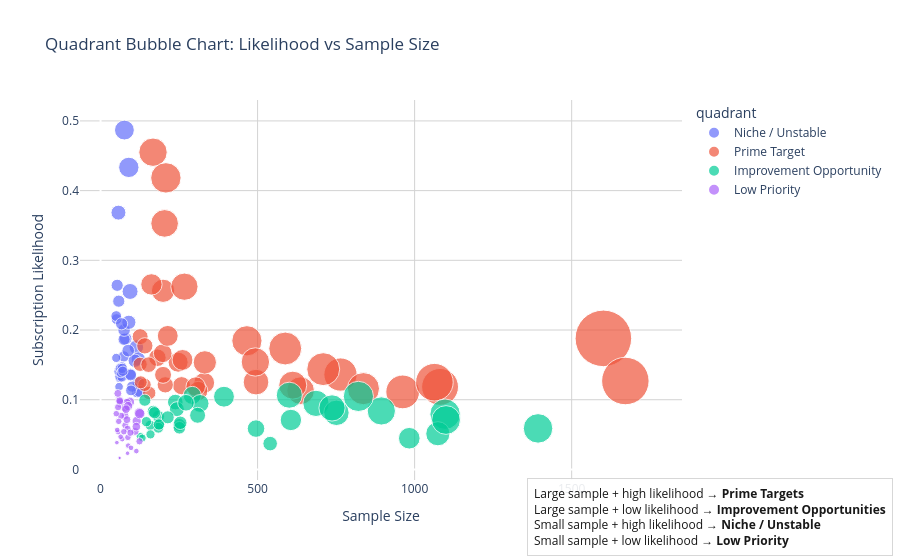
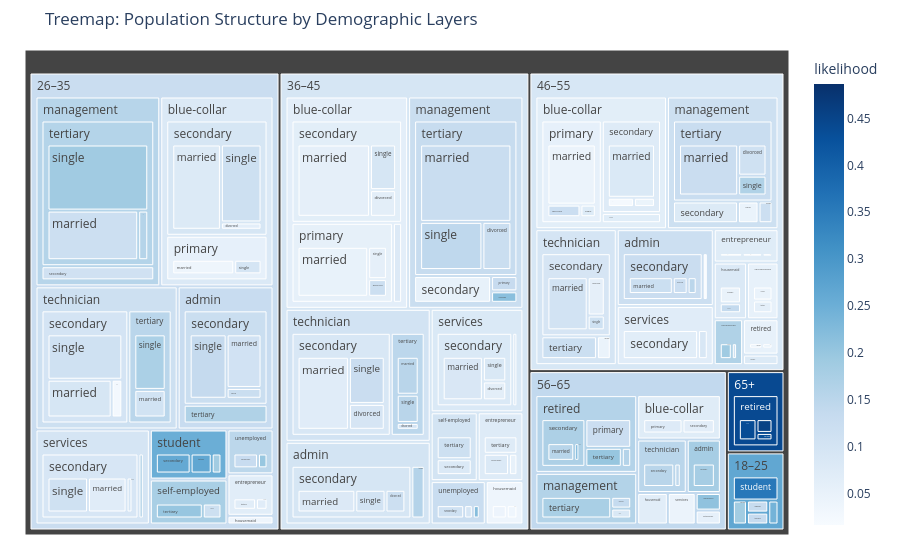
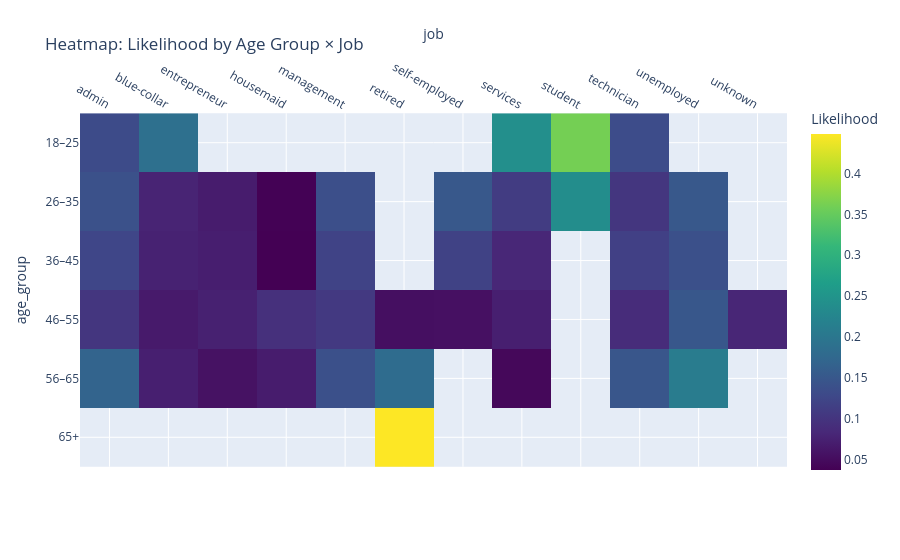

The cell these charts' notebook holds for them, in order:
### Code cell
import plotly.express as px
import plotly.graph_objects as go
import pandas as pd
import numpy as np

# ---------------------------------------------------------
# 1. QUADRANT BUBBLE CHART (Likelihood vs Sample Size)
# ---------------------------------------------------------

fig1 = px.scatter(
    segment,
    x="sample_size",
    y="likelihood",
    size="volume",
    color="quadrant",
    hover_data=["age_group", "job", "education", "marital", "priority_score"],
    title="Quadrant Bubble Chart: Likelihood vs Sample Size",
    labels={"sample_size": "Sample Size", "likelihood": "Subscription Likelihood"},
    size_max=40
)

fig1.update_layout(
    plot_bgcolor="white",
    xaxis=dict(showgrid=True, gridcolor="lightgrey"),
    yaxis=dict(showgrid=True, gridcolor="lightgrey")
)

# Add information box explaining quadrants
fig1.add_annotation(
    x=1.35, y=-0.20, xref="paper", yref="paper",
    text=(
        "Large sample + high likelihood → <b>Prime Targets</b><br>"
        "Large sample + low likelihood → <b>Improvement Opportunities</b><br>"
        "Small sample + high likelihood → <b>Niche / Unstable</b><br>"
        "Small sample + low likelihood → <b>Low Priority</b>"
    ),
    showarrow=False,
    align="left",
    font=dict(size=12, color="black"),
    bordercolor="lightgrey",
    borderwidth=1,
    borderpad=6,
    bgcolor="white",
    opacity=0.9
)


fig1.show()


# ---------------------------------------------------------
# 2. TREEMAP (Population Structure by 4 Demographics)
# ---------------------------------------------------------

fig2 = px.treemap(
    segment,
    path=["age_group", "job", "education", "marital"],
    values="sample_size",
    color="likelihood",
    color_continuous_scale="Blues",
    title="Treemap: Population Structure by Demographic Layers"
)

fig2.update_layout(margin=dict(t=50, l=25, r=25, b=25))
fig2.show()


# ---------------------------------------------------------
# 3. HEATMAPS (Pairwise Interactions)
# ---------------------------------------------------------

# Age × Job likelihood heatmap
heat_age_job = segment.groupby(["age_group", "job"])["likelihood"].mean().reset_index()
pivot_age_job = heat_age_job.pivot(index="age_group", columns="job", values="likelihood")

fig3 = px.imshow(
    pivot_age_job,
    color_continuous_scale="Viridis",
    title="Heatmap: Likelihood by Age Group × Job",
    labels=dict(color="Likelihood")
)

fig3.update_layout(xaxis=dict(side="top"))
fig3.show()


# Education × Job likelihood heatmap
heat_edu_job = segment.groupby(["education", "job"])["likelihood"].mean().reset_index()
pivot_edu_job = heat_edu_job.pivot(index="education", columns="job", values="likelihood")

fig4 = px.imshow(
    pivot_edu_job,
    color_continuous_scale="Viridis",
    title="Heatmap: Likelihood by Education × Job",
    labels=dict(color="Likelihood")
)

fig4.update_layout(xaxis=dict(side="top"))
fig4.show()


# ---------------------------------------------------------
# 4. TOP PRIME TARGET SEGMENTS (Ranked Bar Chart)
# ---------------------------------------------------------

top_prime = (
    segment[segment["quadrant"] == "Prime Target"]
    .sort_values("priority_score", ascending=False)
    .head(12)
)

top_prime["segment_label"] = (
    top_prime["age_group"].astype(str) + " | " +
    top_prime["job"].astype(str) + " | " +
    top_prime["education"].astype(str) + " | " +
    top_prime["marital"].astype(str)
)

fig5 = px.bar(
    top_prime,
    x="priority_score",
    y="segment_label",
    color="likelihood",
    orientation="h",
    color_continuous_scale="Greens",
    title="Top Prime Target Segments (Ranked by Priority Score)",
    labels={"priority_score": "Priority Score", "segment_label": "Segment"}
)

fig5.update_layout(yaxis=dict(categoryorder="total ascending"))

fig5.add_annotation(
    x=1, y=0, xref="paper", yref="paper",
    text=(
        "<b>Priority Score Formula</b><br>"
        "Likelihood × log(sample size + 1)<br><br>"
        "<b>Factors considered:</b><br>"
        "• Subscription likelihood<br>"
        "• Segment sample size<br>"
        "*Higher for segments with both responsive and large"
    ),
    showarrow=False,
    align="left",
    font=dict(size=12, color="black"),
    bordercolor="lightgrey",
    borderwidth=1,
    borderpad=6,
    bgcolor="white",
    opacity=0.9
)


fig5.show()

# Remarks:
# Volume affects likelihood --> affect priority score
# Sample size affect log term --> affect priority score
# Log term <> the reason volume is included

### Figure 1 — Plotly figure (JSON) as saved in the notebook; plotly's stock layout.template omitted (floating-point values rounded to 4 significant figures; data arrays with more than 128 entries replaced by an {"elided": "..."} marker saying what was removed)
{"data": [{"customdata": {"elided": "37x5 mixed values"}, "hovertemplate": "quadrant=Niche / Unstable<br>Sample Size=%{x}<br>Subscription Likelihood=%{y}<br>volume=%{marker.size}<br>age_group=%{customdata[0]}<br>job=%{customdata[1]}<br>education=%{customdata[2]}<br>marital=%{customdata[3]}<br>priority_score=%{customdata[4]}<extra></extra>", "legendgroup": "Niche / Unstable", "marker": {"color": "#636efa", "size": [8, 15, 14, 21, 8, 20, 15, 19, 13, 14, 9, 12, 14, 15, 17, 15, 10, 12, 9, 11, 19, 11, 8, 13, 7, 11, 9, 13, 14, 24, 9, 8, 10, 10, 14, 39, 37], "sizemode": "area", "sizeref": 0.1881, "symbol": "circle"}, "mode": "markers", "name": "Niche / Unstable", "orientation": "v", "showlegend": true, "type": "scatter", "x": [61, 80, 58, 57, 60, 114, 121, 120, 117, 125, 65, 74, 75, 75, 109, 88, 68, 101, 68, 51, 90, 50, 57, 95, 59, 97, 62, 96, 53, 94, 65, 50, 69, 71, 67, 90, 76], "xaxis": "x", "y": [0.1311, 0.1875, 0.2414, 0.3684, 0.1333, 0.1754, 0.124, 0.1583, 0.1111, 0.112, 0.1385, 0.1622, 0.1867, 0.2, 0.156, 0.1705, 0.1471, 0.1188, 0.1324, 0.2157, 0.2111, 0.22, 0.1404, 0.1368, 0.1186, 0.1134, 0.1452, 0.1354, 0.2642, 0.2553, 0.1385, 0.16, 0.1449, 0.1408, 0.209, 0.4333, 0.4868], "yaxis": "y"}, {"customdata": {"elided": "39x5 mixed values"}, "hovertemplate": "quadrant=Prime Target<br>Sample Size=%{x}<br>Subscription Likelihood=%{y}<br>volume=%{marker.size}<br>age_group=%{customdata[0]}<br>job=%{customdata[1]}<br>education=%{customdata[2]}<br>marital=%{customdata[3]}<br>priority_score=%{customdata[4]}<extra></extra>", "legendgroup": "Prime Target", "marker": {"color": "#EF553B", "size": [72, 29, 104, 97, 128, 301, 17, 51, 72, 43, 70, 102, 107, 31, 41, 212, 102, 51, 38, 62, 25, 74, 19, 17, 35, 133, 33, 16, 27, 24, 41, 23, 86, 25, 76, 36, 41, 76, 87], "sizemode": "area", "sizeref": 0.1881, "symbol": "circle"}, "mode": "markers", "name": "Prime Target", "orientation": "v", "showlegend": true, "type": "scatter", "x": [204, 181, 764, 837, 1081, 1601, 155, 199, 637, 162, 267, 588, 962, 258, 330, 1671, 709, 332, 247, 495, 206, 612, 126, 140, 311, 1063, 198, 128, 199, 126, 214, 153, 466, 141, 493, 303, 261, 167, 208], "xaxis": "x", "y": [0.3529, 0.1602, 0.1361, 0.1159, 0.1184, 0.188, 0.1097, 0.2563, 0.113, 0.2654, 0.2622, 0.1735, 0.1112, 0.1202, 0.1242, 0.1269, 0.1439, 0.1536, 0.1538, 0.1253, 0.1214, 0.1209, 0.1508, 0.1214, 0.1125, 0.1251, 0.1667, 0.125, 0.1357, 0.1905, 0.1916, 0.1503, 0.1845, 0.1773, 0.1542, 0.1188, 0.1571, 0.4551, 0.4183], "yaxis": "y"}, {"customdata": {"elided": "37x5 mixed values"}, "hovertemplate": "quadrant=Improvement Opportunity<br>Sample Size=%{x}<br>Subscription Likelihood=%{y}<br>volume=%{marker.size}<br>age_group=%{customdata[0]}<br>job=%{customdata[1]}<br>education=%{customdata[2]}<br>marital=%{customdata[3]}<br>priority_score=%{customdata[4]}<extra></extra>", "legendgroup": "Improvement Opportunity", "marker": {"color": "#00cc96", "size": [64, 87, 20, 23, 43, 31, 65, 61, 41, 12, 82, 30, 55, 11, 14, 14, 16, 10, 14, 12, 65, 21, 26, 78, 14, 75, 44, 8, 16, 6, 29, 15, 86, 17, 24, 10, 6], "sizemode": "area", "sizeref": 0.1881, "symbol": "circle"}, "mode": "markers", "name": "Improvement Opportunity", "orientation": "v", "showlegend": true, "type": "scatter", "x": [601, 1097, 540, 238, 606, 292, 686, 751, 393, 186, 1393, 317, 1074, 184, 184, 168, 251, 158, 172, 186, 737, 243, 272, 1100, 141, 894, 983, 159, 214, 126, 495, 251, 821, 254, 309, 146, 133], "xaxis": "x", "y": [0.1065, 0.07931, 0.03704, 0.09664, 0.07096, 0.1062, 0.09475, 0.08123, 0.1043, 0.06452, 0.05887, 0.09464, 0.05121, 0.05978, 0.07609, 0.08333, 0.06375, 0.06329, 0.0814, 0.06452, 0.0882, 0.08642, 0.09559, 0.07091, 0.09929, 0.08389, 0.04476, 0.05031, 0.07477, 0.04762, 0.05859, 0.05976, 0.1048, 0.06693, 0.07767, 0.06849, 0.04511], "yaxis": "y"}, {"customdata": {"elided": "38x5 mixed values"}, "hovertemplate": "quadrant=Low Priority<br>Sample Size=%{x}<br>Subscription Likelihood=%{y}<br>volume=%{marker.size}<br>age_group=%{customdata[0]}<br>job=%{customdata[1]}<br>education=%{customdata[2]}<br>marital=%{customdata[3]}<br>priority_score=%{customdata[4]}<extra></extra>", "legendgroup": "Low Priority", "marker": {"color": "#ab63fa", "size": [5, 5, 6, 6, 2, 6, 9, 3, 8, 10, 3, 3, 5, 3, 7, 6, 6, 1, 2, 3, 5, 8, 10, 6, 5, 6, 4, 5, 4, 7, 1, 8, 4, 3, 6, 4, 3, 7], "sizemode": "area", "sizeref": 0.1881, "symbol": "circle"}, "mode": "markers", "name": "Low Priority", "orientation": "v", "showlegend": true, "type": "scatter", "x": [79, 86, 78, 84, 52, 64, 93, 114, 84, 123, 56, 88, 124, 97, 79, 60, 62, 60, 86, 69, 65, 115, 125, 110, 56, 61, 87, 95, 74, 114, 61, 88, 58, 64, 55, 50, 53, 81], "xaxis": "x", "y": [0.06329, 0.05814, 0.07692, 0.07143, 0.03846, 0.09375, 0.09677, 0.02632, 0.09524, 0.0813, 0.05357, 0.03409, 0.04032, 0.03093, 0.08861, 0.1, 0.09677, 0.01667, 0.02326, 0.04348, 0.07692, 0.06957, 0.08, 0.05455, 0.08929, 0.09836, 0.04598, 0.05263, 0.05405, 0.0614, 0.01639, 0.09091, 0.06897, 0.04688, 0.1091, 0.08, 0.0566, 0.08642], "yaxis": "y"}], "layout": {"annotations": [{"align": "left", "bgcolor": "white", "bordercolor": "lightgrey", "borderpad": 6, "borderwidth": 1, "font": {"color": "black", "size": 12}, "opacity": 0.9, "showarrow": false, "text": "Large sample + high likelihood → <b>Prime Targets</b><br>Large sample + low likelihood → <b>Improvement Opportunities</b><br>Small sample + high likelihood → <b>Niche / Unstable</b><br>Small sample + low likelihood → <b>Low Priority</b>", "x": 1.35, "xref": "paper", "y": -0.2, "yref": "paper"}], "legend": {"itemsizing": "constant", "title": {"text": "quadrant"}, "tracegroupgap": 0}, "plot_bgcolor": "white", "title": {"text": "Quadrant Bubble Chart: Likelihood vs Sample Size"}, "xaxis": {"anchor": "y", "domain": [0, 1], "gridcolor": "lightgrey", "showgrid": true, "title": {"text": "Sample Size"}}, "yaxis": {"anchor": "x", "domain": [0, 1], "gridcolor": "lightgrey", "showgrid": true, "title": {"text": "Subscription Likelihood"}}}}

### Figure 2 — Plotly figure (JSON) as saved in the notebook; plotly's stock layout.template omitted (floating-point values rounded to 4 significant figures; data arrays with more than 128 entries replaced by an {"elided": "..."} marker saying what was removed)
{"data": [{"branchvalues": "total", "customdata": {"elided": "296x1 float values"}, "domain": {"x": [0, 1], "y": [0, 1]}, "hovertemplate": "labels=%{label}<br>sample_size=%{value}<br>parent=%{parent}<br>id=%{id}<br>likelihood=%{color}<extra></extra>", "ids": {"elided": "296 str values"}, "labels": {"elided": "296 str values"}, "marker": {"coloraxis": "coloraxis", "colors": {"elided": "296 float values"}}, "name": "", "parents": {"elided": "296 str values"}, "type": "treemap", "values": {"elided": "296 float values"}}], "layout": {"coloraxis": {"colorbar": {"title": {"text": "likelihood"}}, "colorscale": [[0, "rgb(247,251,255)"], [0.125, "rgb(222,235,247)"], [0.25, "rgb(198,219,239)"], [0.375, "rgb(158,202,225)"], [0.5, "rgb(107,174,214)"], [0.625, "rgb(66,146,198)"], [0.75, "rgb(33,113,181)"], [0.875, "rgb(8,81,156)"], [1, "rgb(8,48,107)"]]}, "legend": {"tracegroupgap": 0}, "margin": {"b": 25, "l": 25, "r": 25, "t": 50}, "title": {"text": "Treemap: Population Structure by Demographic Layers"}}}

### Figure 3 — Plotly figure (JSON) as saved in the notebook; plotly's stock layout.template omitted (floating-point values rounded to 4 significant figures)
{"data": [{"coloraxis": "coloraxis", "hovertemplate": "job: %{x}<br>age_group: %{y}<br>Likelihood: %{z}<extra></extra>", "name": "0", "type": "heatmap", "x": ["admin", "blue-collar", "entrepreneur", "housemaid", "management", "retired", "self-employed", "services", "student", "technician", "unemployed", "unknown"], "xaxis": "x", "y": ["18–25", "26–35", "36–45", "46–55", "56–65", "65+"], "yaxis": "y", "z": [[0.1311, 0.1875, NaN, NaN, NaN, NaN, NaN, 0.2414, 0.3607, 0.1333, NaN, NaN], [0.1404, 0.07843, 0.06883, 0.03846, 0.1371, NaN, 0.1501, 0.1107, 0.2381, 0.1024, 0.1504, NaN], [0.1246, 0.07559, 0.071, 0.03721, 0.1197, NaN, 0.1186, 0.08193, NaN, 0.1165, 0.1391, NaN], [0.1024, 0.06619, 0.07461, 0.09358, 0.106, 0.05334, 0.05451, 0.07272, NaN, 0.08824, 0.1498, 0.08], [0.1684, 0.0723, 0.0566, 0.06849, 0.1392, 0.1812, NaN, 0.04511, NaN, 0.1476, 0.209, NaN], [NaN, NaN, NaN, NaN, NaN, 0.4484, NaN, NaN, NaN, NaN, NaN, NaN]]}], "layout": {"coloraxis": {"colorbar": {"title": {"text": "Likelihood"}}, "colorscale": [[0, "#440154"], [0.1111, "#482878"], [0.2222, "#3e4989"], [0.3333, "#31688e"], [0.4444, "#26828e"], [0.5556, "#1f9e89"], [0.6667, "#35b779"], [0.7778, "#6ece58"], [0.8889, "#b5de2b"], [1, "#fde725"]]}, "title": {"text": "Heatmap: Likelihood by Age Group × Job"}, "xaxis": {"anchor": "y", "constrain": "domain", "domain": [0, 1], "scaleanchor": "y", "side": "top", "title": {"text": "job"}}, "yaxis": {"anchor": "x", "autorange": "reversed", "constrain": "domain", "domain": [0, 1], "title": {"text": "age_group"}}}}
